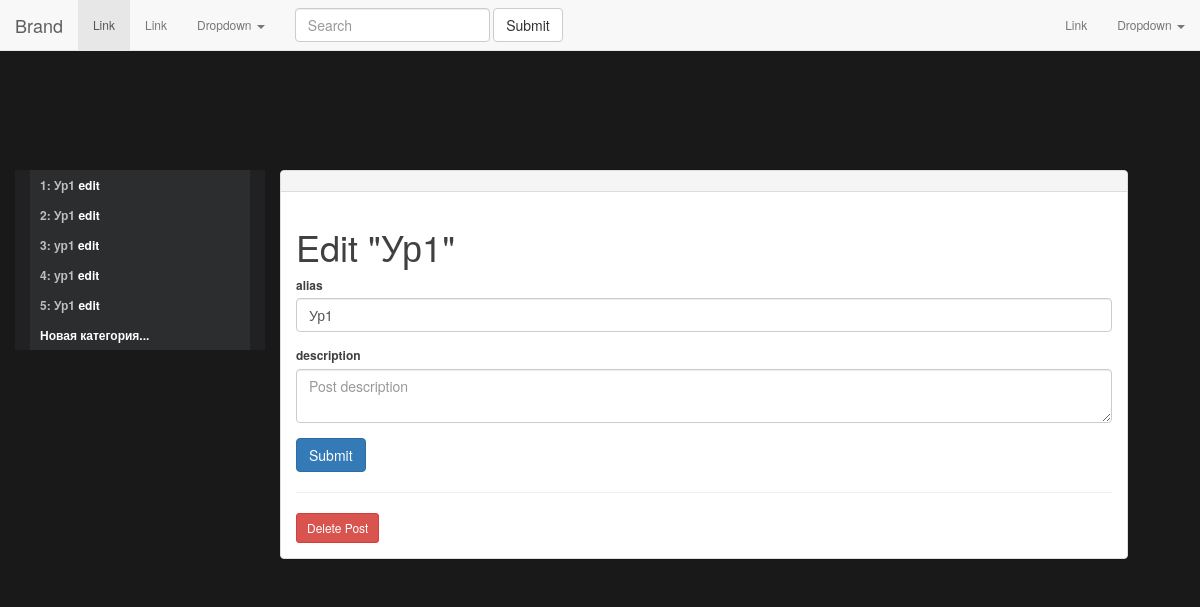
The app's page /1/edit with its own data.
### models.py (models this page shows)
class BaseModel(Model):
    class Meta:
        database = conn  # соединение с базой, из шаблона выше

class Level1(BaseModel):
    alias = TextField(column_name='alias')
    key = TextField(column_name='key', null=True)
    description = TextField(column_name='description')
    is_active = BooleanField(column_name='is_active', null=True)
    class Meta:
        table_name = 'Level1'

### app.py (the view, shortened to what this page needs)
@app.route('/<int:id>/edit', methods=('GET', 'POST'))
def edit(id):
    post = get_post(id)
    return render_template('edit.html', post=post, Level1=Level1, Level2=Level2, Level3=Level3)

### app.py (called while the page is built)
def get_post(post_id):
    post = Level1.get(id=post_id)
    if post is None:
        abort(404)
    return post

### templates/edit.html (shortened to what this page needs)
{% extends 'init.html' %}
{% block content %}
<h1>{% block title %} Edit "{{ post['alias'] }}" {% endblock %}</h1>
<form method="post">
    <div class="form-group">
        <label for="alias">alias</label>
        <input type="text" name="alias" placeholder="Post alias"
               class="form-control"
               value="{{ request.form['alias'] or post['alias'] }}">
    </div>
    <div class="form-group">
        <label for="description">description</label>
        <textarea name="description" placeholder="Post description"
                  class="form-control">{{ request.form['description'] or post['description'] }}</textarea>
    </div>
    <div class="form-group">
        <button type="submit" class="btn btn-primary">Submit</button>
    </div>
</form>
<hr>
<form action="{{ url_for('delete', id=post['id']) }}" method="POST">
    <input type="submit" value="Delete Post"
            class="btn btn-danger btn-sm"
            onclick="return confirm('Are you sure you want to delete this post?')">
</form>
{% endblock %}

### templates/init.html (shortened to what this page needs)
<!DOCTYPE html>
<html lang="ru">
<head>
  <link rel="stylesheet" href="https://cdnjs.cloudflare.com/ajax/libs/normalize/5.0.0/normalize.min.css">
<link rel='stylesheet' href='https://maxcdn.bootstrapcdn.com/bootstrap/3.3.4/css/bootstrap.min.css'>
<link rel="stylesheet" href="{{ url_for('static', filename= 'css/main.css') }}">
<link rel="stylesheet" href="{{ url_for('static', filename= 'css/menu.css') }}">
</head>
<body>
<body data-spy="scroll" data-target="#myScrollspy">
<nav class="navbar navbar-default navbar-fixed-top">
	<div class="container-fluid">
		<div class="navbar-header">
			<a class="navbar-brand" href="{{url_for('index')}}">Brand</a>
		</div>
		<div class="collapse navbar-collapse" id="bs-example-navbar-collapse-1">
			<ul class="nav navbar-nav">
				<li class="active"><a href="#">Link <span class="sr-only">(current)</span></a></li>
				<li><a href="#">Link</a></li>
				<li class="dropdown">
					<a href="#" class="dropdown-toggle" data-toggle="dropdown" role="button" aria-expanded="false">Dropdown <span class="caret"></span></a>
				</li>
			</ul>
			<form class="navbar-form navbar-left" role="search">
				<div class="form-group">
					<input type="text" class="form-control" placeholder="Search">
				</div>
				<button type="submit" class="btn btn-default">Submit</button>
			</form>
			<ul class="nav navbar-nav navbar-right">
				<li><a href="#">Link</a></li>
				<li class="dropdown">
					<a href="#" class="dropdown-toggle" data-toggle="dropdown" role="button" aria-expanded="false">Dropdown <span class="caret"></span></a>
				</li>
			</ul>
		</div>
	</div>
</nav>
<div class="container" name="toTop" id="topPos">
	<div class="row">
		<div class="col-md-12">
			<h1 class="page-heading">{% block mainHeading %} {% endblock %}</h1>
		</div>
	</div>
	<div class="row">
        <nav class="col-md-3 hidden-sm hidden-xs menu-block" id="myScrollspy">
            <ul>
                {% for lvl1 in Level1.select().dicts().execute() %}
                  <li class="menu-category">
                      <span>{{ lvl1['id'] }}: {{ lvl1['alias'] }} <a href="{{ url_for('edit', id=lvl1['id']) }}">edit</a> </span>
                      <ul style="display: none;">
                          {% for lvl2 in Level2.select().where(Level2.owner_id == lvl1.id).dicts().execute() %}
                                  </ul>
                              </li>
                          {% endfor %}
                      </ul>
                  </li>
                {% endfor %}
                <li class="menu-category">
                  <span><a href="{{url_for('create')}}">Новая категория...</a></span>
                </li>
          </nav>
		<div class="col-md-9">
			<div class="panel panel-default">
				<div class="panel-heading">
				</div>
				<div class="panel-body">
					{% block content %} {% endblock %}
				</div>
			</div>
		</div>
	</div>
</div>
</body>
</body>
</html>

### static/css/main.css (style rules this page uses)
* { transition-duration: 0.2s; }
body { padding-top: 80px; }
.page-heading { padding: 20px 0 40px; text-align: center; }
li a { transition-duration: 1s; }
#topPos:before, h3:before { display: block; content: " "; margin-top: -80px; height: 80px; visibility: hidden; }

### static/css/menu.css (style rules this page uses)
body { background-color: #191919; color: #404040; font: 12px/1.4 "Gotham SSm A", "Helvetica Neue", Helvetica, Arial; }
ul { list-style: none; margin: 0px; padding: 0px; }
a { color: #FFF; text-decoration: none; }
.menu-block { background: #212123; color: #393a3c; margin-bottom: 30px; width: 250px; }
.menu-category > span { color: #BEBEBE; display: block; font-size: 12px; line-height: 30px; padding-left: 10px; position: relative; }
.menu-category span { display: block; font-weight: 600; }
.menu-category:not(.sub) > span { background: #2C2D2F; }

### records on screen
Level1: id "1", alias "Ур1"
Level1: id "2", alias "Ур1"
Level1: id "3", alias "ур1"
Level1: id "4", alias "ур1"
Level1: id "5", alias "Ур1"
